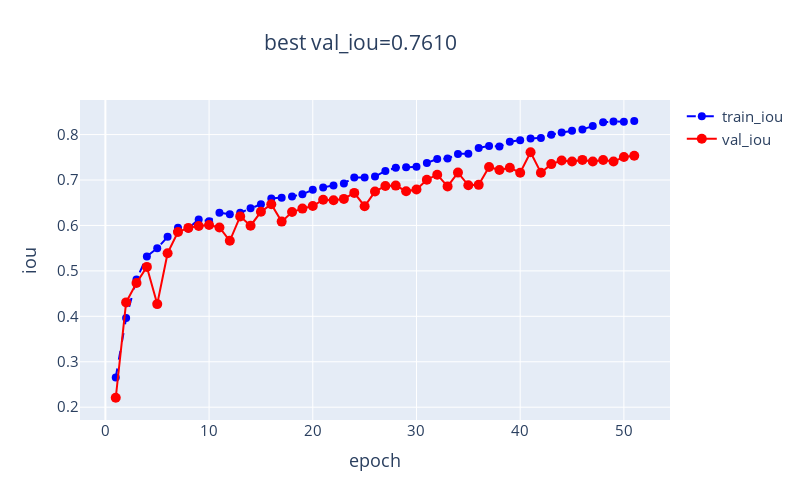

This figure's notebook cell:
### Code cell
plot_metric(dfhistory,'iou')
